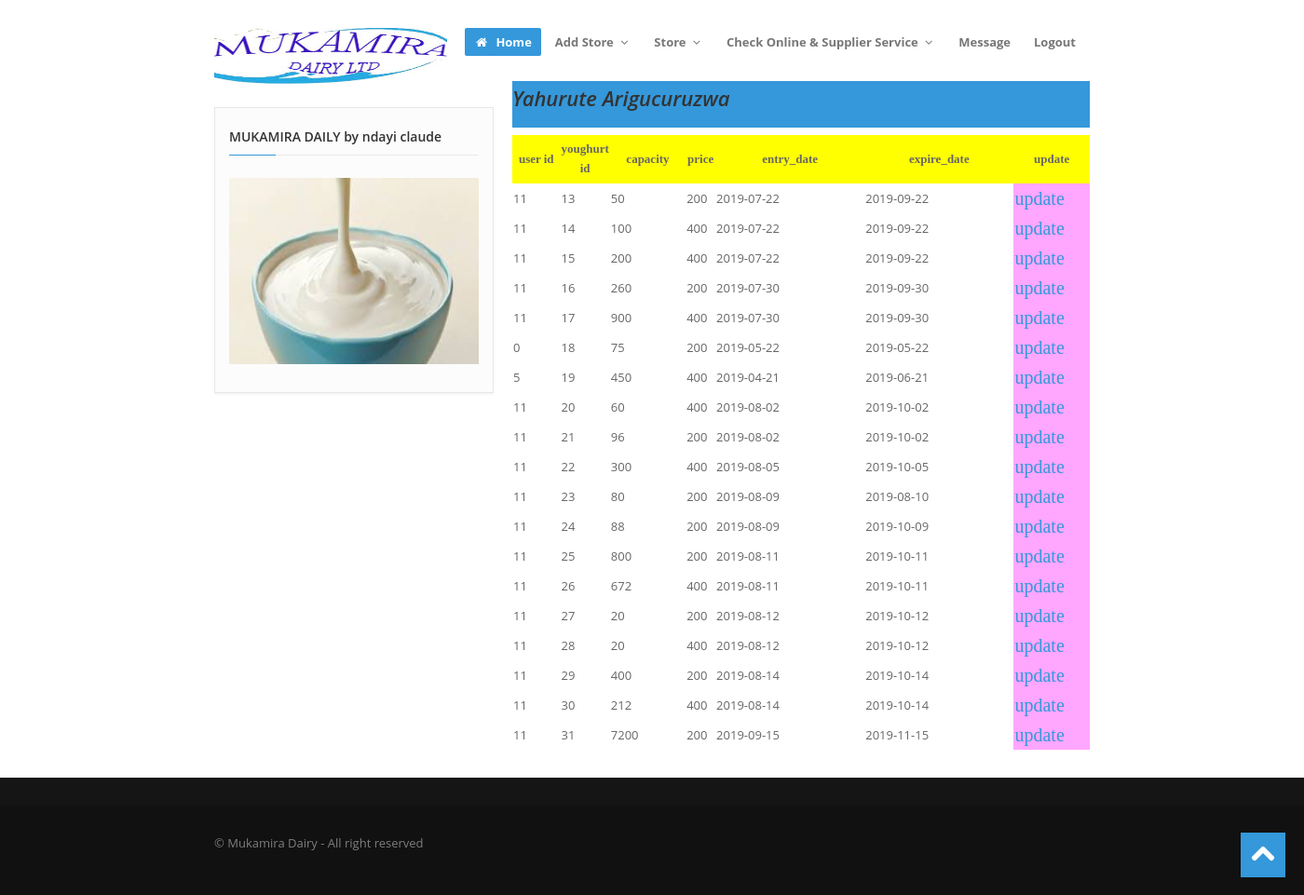
Screenshot of /users/output_yoghourt.php (signed in) with the database file from the repository.
### tables this page shows
CREATE TABLE `output_youghurt` (
  `user_id` int(3) NOT NULL,
  `id` int(3) NOT NULL,
  `product_id` varchar(30) NOT NULL,
  `capacity` int(6) NOT NULL,
  `price` int(4) NOT NULL,
  `input_date` date NOT NULL,
  `expired_date` date NOT NULL,
  `package` varchar(10) NOT NULL,
  `status` varchar(10) NOT NULL
);

### users/code/expiration_yoghourt.php (called while the page is built)
<?php
class CheckExpiration_yoghourt {
	public function checkExpiration()
	{
		try {
		include("../code/connection.php");
		$query=$con->query("SELECT expired_date,id from output_youghurt")->fetchAll(PDO::FETCH_ASSOC);
		$d=date("Y-d-m");
	    foreach ($query as $id) {
	    	$yid=$id['id'];
	    	$expirationdate=$id['expired_date'];
	    	if($expirationdate>=$d)
	    	{
	    	  $update=$con->query("UPDATE output_youghurt SET status='no expired' where id='$yid'");
	    	}
	    	else
	    	{
	    		  $update=$con->query("UPDATE output_youghurt SET status='expired' where id='$yid'");
	    	}
	    }
		} catch (Exception $e) {
			 echo $e->getMessage();
		}
	}
}
$expiration = new CheckExpiration_yoghourt();
$expiration->checkExpiration();
?>

### users/output_yoghourt.php (the view, shortened to what this page needs)
<?php
if (!isset($_SESSION['id'])) {
  header('location:../index.php');
}
else
{
?>
<!DOCTYPE html>
<html lang="en">
<head>
  <link href="../assets/css/bootstrap.css" rel="stylesheet">
  <link href="../assets/css/bootstrap-responsive.css" rel="stylesheet">
  <link href="../assets/css/prettyPhoto.css" rel="stylesheet">
  <link href="../assets/js/google-code-prettify/prettify.css" rel="stylesheet">
  <link href="../assets/css/flexslider.css" rel="stylesheet">
  <link href="../assets/css/style.css" rel="stylesheet">
  <link href="../assets/color/default.css" rel="stylesheet">
</head>
<body>
  <div id="wrapper">
    <?php
    include("layouts/header.php");
    ?>
    <section id="maincontent">
      <div class="container">
        <div class="row">
          <div class="span4">
            <aside>
              <div class="widget">
                <h6 class="rheading">MUKAMIRA DAILY by <?php echo $_SESSION["names"]; ?><span></span></h6>
              <img src="../assets/img/yogh2.jpg"style="height:200px;width:300px; margin-top: 0px;">
              </div>
            </aside>
          </div>
          <div class="span8">
             <section id="subintro" style="margin-top: -28px;">
               <div class="container" style="height: 50px;">
                 <div class="row">
                    <div class="span8">
                      <ul class="breadcrumb" style="margin-top: -6px;">
                       <li>
                       <h3>Yahurute Arigucuruzwa</h3></li>
                     </ul>
                    </div>
                  </div>
                </div>
              </section>
             <table style="background:#3399CC;border-radius:5px; margin-top: -30px; ">
<tr>
<th class="tds" bgcolor="#ffff" width="50px" height="50px" STYLE="font-family:Script MT;">user id</th>
<th bgcolor="#ffff" width="50px" height="50px" STYLE="font-family:Script MT;">youghurt id</th>
<th bgcolor="#ffff" width="80px" height="50px" STYLE="font-family:Script MT;">capacity</th>
<th bgcolor="#ffff" width="30px" height="50px" STYLE="font-family:Script MT;" >price</th>
<th bgcolor="#ffff" width="160px" height="50px" STYLE="font-family:Script MT;">entry_date</th>
<th bgcolor="#ffff" width="160px" height="50px" STYLE="font-family:Script MT;">expire_date</th>
<th bgcolor="#ffff" width="80px" height="50px" STYLE="font-family:Script MT;">update</th>
  <?Php
class market_yoghurt{
  function __construct(){
try{
  include("../code/connection.php");
   include("code/expiration_yoghourt.php");
  $a=$con->prepare("SELECT * FROM `output_youghurt`");
  $a->execute();
  while($row=$a->fetch(PDO::FETCH_ASSOC)){
    $id=$row['id'];
  ?>
<tr>
  <td class="tds" bgcolor="#FFFFFF"  > <?php echo $row['user_id']; ?></td>
  <td class="tds" bgcolor="#FFFFFF"  > <?php echo $row['id']; ?></td>
  <td bgcolor="#FFFFFF" height="30px"><?php echo $row['capacity']; ?></td>
<td bgcolor="#FFFFFF" height="30px"><?php echo $row['price']; ?></td>
<td bgcolor="#FFFFFF" height="30px"><?php echo $x=$row['input_date']; ?></td>
<td bgcolor="#FFFFFF" height="30px"><?php echo $y=$row['expired_date']; ?></td>
<td style="background:#FFA6FF;font-family:Script MT; font-size: 20px" height="30px" width="80px">
<a href="update_yoghurt.php?id=<?php echo $id ?> "> update</a>
</td></tr>
<?php
}
}catch(PDOException $e){echo"i am not robot";}
  }
}
$obj=new market_yoghurt();
?>
    </table>
          </div>
        </div>
      </div>
    </section>
    <?php
      include("layouts/footer.php");
    ?>
  </div>
  <a href="#" class="scrollup"><i class="icon-chevron-up icon-square icon-48 active"></i></a>
</body>
</html>
<?php } ?>

### assets/css/style.css (style rules this page uses)
.row { margin-bottom:30px; }
#maincontent { z-index:1000; margin-top:0px; }
section#subintro { width: 100%; color: #fff; height:auto; margin: 0 auto; padding: 0; margin-bottom:30px; }
.rheading { margin-bottom: 24px; }
.rheading { position: relative; border-bottom: #e9e9e9 1px solid; padding-bottom: 9px; }
.rheading span { position: absolute; width: 50px; height: 1px; bottom: -1px; left: 0; }
.scrollup { position:fixed; width:48px; height:48px; bottom:20px; right:20px; }
a.scrollup { outline:0; }
aside { background:#fcfcfc; padding:20px 15px 0 15px; margin: 0 0 30px 0; border: 1px solid #e6e6e6; -webkit-box-shadow: 0 2px 0 rgba(0,0,0,0.03); -moz-box-shadow: 0 2px 0 rgba(0,0,0,0.03); box-shadow: 0 2px 0 rgba(0,0,0,0.03); -webkit-box-sizing: border-box; -moz-box-sizing: border-box; box-sizing: border-box; }
aside .widget { margin-bottom:30px; }
[class^="icon-"], [class*=" icon-"] { float:none; }
.icon-square, .icon-rounded, .icon-plain, .icon-circled { margin: 10px 10px 10px 0; display: inline-block !important; text-align: center !important; color: #fff; width: 18px; height: 18px; padding:3px; font-size: 12px; line-height: 18px; text-shadow:none; cursor: pointer; }
.icon-square { background-color: #444; }
[class^="icon-"], [class*=" icon-"] { margin-top: 1px; margin-right: .3em; }
.icon-48 { width: 32px; height: 32px; padding:8px; font-size: 28px; line-height: 30px; }
#subintro .breadcrumb { margin:30px 0 0; background:none; }
#subintro ul.breadcrumb li { margin-bottom:0; padding-bottom:0; color:#fff; font-style:italic; }
.breadcrumb > li { display: inline-block; *display: inline; line-height:1.6em; *zoom: 1; }

### assets/color/default.css (style rules this page uses)
a { color: #3498db; }
.rheading span { background: #3498db; }
[class^="icon-"].active, [class*=" icon-"].active { background-color: #3498db; }
section#subintro { background: #3498db; }

### assets/css/overwrite.css (style rules this page uses)
img { max-width: 100%; width: auto\9; height: auto; vertical-align: middle; border: 0; -ms-interpolation-mode: bicubic; }
body { margin: 0; font-family:'Open Sans', Arial, sans-serif; font-size: 13px; line-height: 1.6em; color: #666; background-color: #ffffff; }
a { color: #0088cc; text-decoration: none; }
h1, h2, h3, h4, h5, h6 { color:#333; font-family: 'Open Sans', sans-serif; font-weight:600; line-height:1.5em; margin-top:0; margin-bottom:15px; }
h3 { font-size: 22px; }
h6 { font-size: 14px; }
.breadcrumb { padding: 8px 0; background-color: #fff; -webkit-border-radius: 0; -moz-border-radius: 0; border-radius: 0; }
.breadcrumb > li { text-shadow: none; }

### rows the page displays
output_youghurt: user "11", id "13", capacity "50", price "200", input_date "2019-07-22", expired_date "2019-09-22"
output_youghurt: user "11", id "14", capacity "100", price "400", input_date "2019-07-22", expired_date "2019-09-22"
output_youghurt: user "11", id "15", capacity "200", price "400", input_date "2019-07-22", expired_date "2019-09-22"
output_youghurt: user "11", id "16", capacity "260", price "200", input_date "2019-07-30", expired_date "2019-09-30"
output_youghurt: user "11", id "17", capacity "900", price "400", input_date "2019-07-30", expired_date "2019-09-30"
output_youghurt: user "0", id "18", capacity "75", price "200", input_date "2019-05-22", expired_date "2019-05-22"
output_youghurt: user "5", id "19", capacity "450", price "400", input_date "2019-04-21", expired_date "2019-06-21"
output_youghurt: user "11", id "20", capacity "60", price "400", input_date "2019-08-02", expired_date "2019-10-02"
output_youghurt: user "11", id "21", capacity "96", price "200", input_date "2019-08-02", expired_date "2019-10-02"
output_youghurt: user "11", id "22", capacity "300", price "400", input_date "2019-08-05", expired_date "2019-10-05"
output_youghurt: user "11", id "23", capacity "80", price "200", input_date "2019-08-09", expired_date "2019-08-10"
output_youghurt: user "11", id "24", capacity "88", price "200", input_date "2019-08-09", expired_date "2019-10-09"
output_youghurt: user "11", id "25", capacity "800", price "200", input_date "2019-08-11", expired_date "2019-10-11"
output_youghurt: user "11", id "26", capacity "672", price "400", input_date "2019-08-11", expired_date "2019-10-11"
output_youghurt: user "11", id "27", capacity "20", price "200", input_date "2019-08-12", expired_date "2019-10-12"
output_youghurt: user "11", id "28", capacity "20", price "400", input_date "2019-08-12", expired_date "2019-10-12"
output_youghurt: user "11", id "29", capacity "400", price "200", input_date "2019-08-14", expired_date "2019-10-14"
output_youghurt: user "11", id "30", capacity "212", price "400", input_date "2019-08-14", expired_date "2019-10-14"
output_youghurt: user "11", id "31", capacity "7200", price "200", input_date "2019-09-15", expired_date "2019-11-15"

### other values shown
$_SESSION["names"] "ndayi claude"
